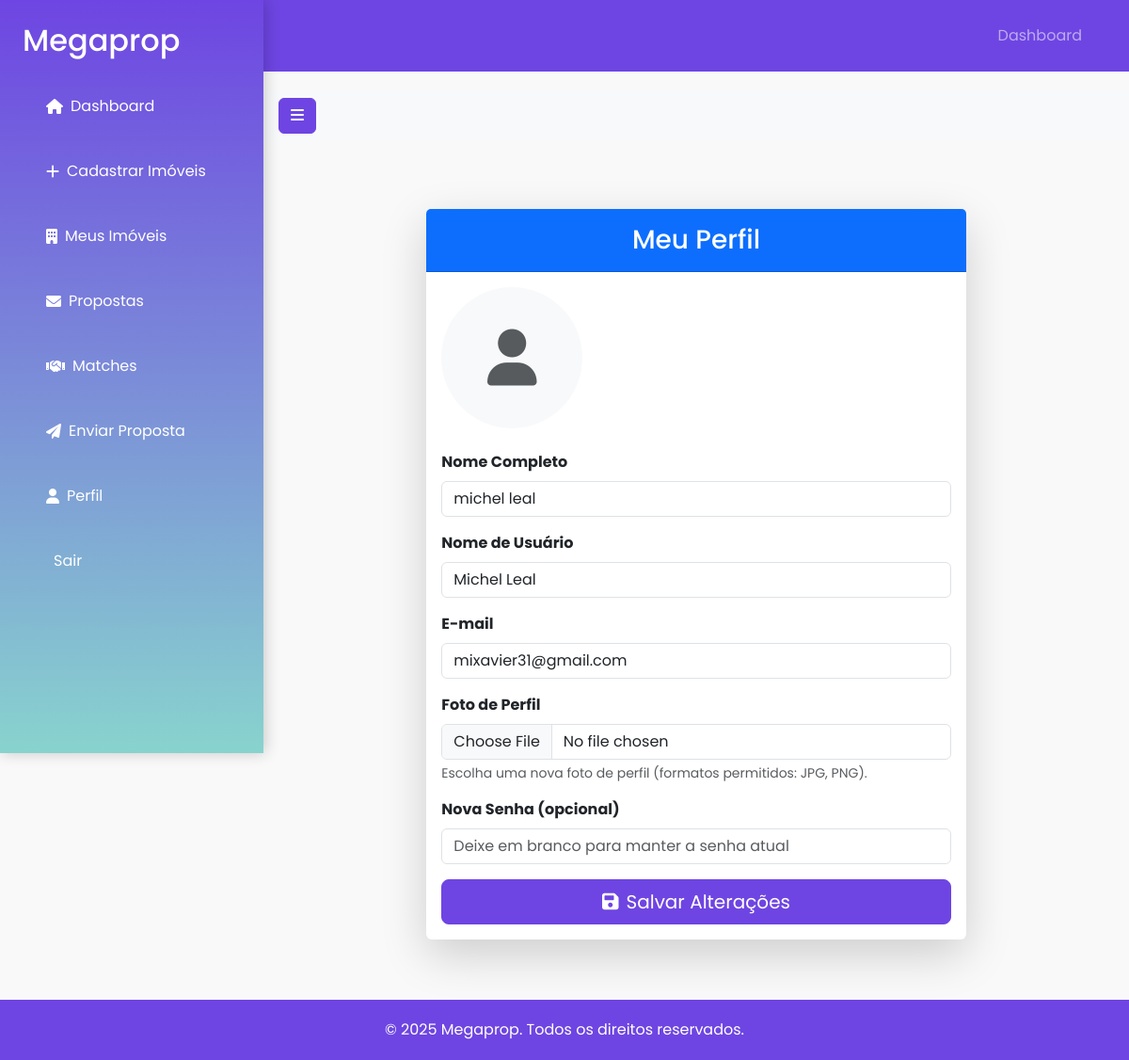
/profile (signed in), run on an earlier commit of the app's database.
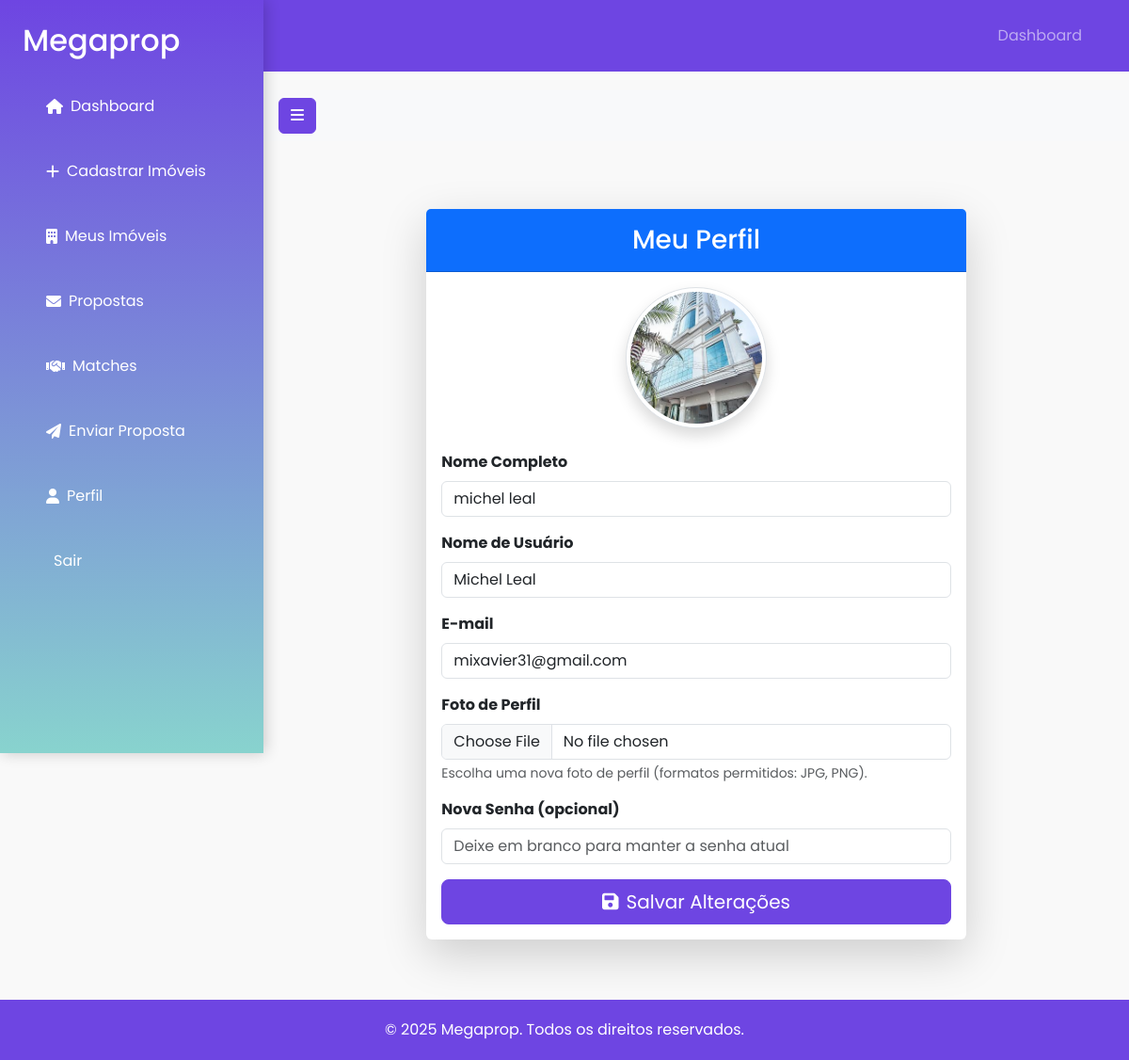
And on a later commit of the database.
### app/models.py (models this page shows, shortened)
class User(UserMixin, db.Model):
    __tablename__ = 'user'
    id = db.Column(db.Integer, primary_key=True)
    name = db.Column(db.String(100), nullable=False)  # Nome completo do usuário
    usertitle = db.Column(db.String(80), unique=True, nullable=False, index=True)  # Nome de usuário
    email = db.Column(db.String(120), unique=True, nullable=False, index=True)
    password = db.Column(db.String(200), nullable=False)
    role = db.Column(db.String(50), nullable=False, default='user')  # Papel: admin, user, corretor, etc.
    user_type = db.Column(db.String(50), nullable=False, default='individual')  # Tipo: individual, empresa, etc.
    preferred_locations = db.Column(db.String(500), nullable=True)  # Locações preferidas pelo usuário
    phone = db.Column(db.String(20), nullable=True)  # Número de telefone
    profile_picture = db.Column(db.String(200), nullable=True)  # URL da foto de perfil
    created_at = db.Column(db.DateTime, default=datetime.utcnow)
    last_login = db.Column(db.DateTime, nullable=True)
    properties = db.relationship('Property', back_populates='owner', lazy='dynamic', cascade='all, delete-orphan')
    sent_proposals = db.relationship('Proposal', foreign_keys='Proposal.sender_id', back_populates='sender')
    received_proposals = db.relationship('Proposal', foreign_keys='Proposal.receiver_id', back_populates='receiver')
    activities = db.relationship('Activity', back_populates='user', lazy='dynamic')
    matches = db.relationship('Match', foreign_keys='Match.user_id', back_populates='user')
    received_matches = db.relationship('Match', foreign_keys='Match.matched_user_id', back_populates='matched_user')
    notifications = db.relationship('Notification', back_populates='user', lazy='dynamic')

### app/routes.py (the view, shortened to what this page needs)
@main.route('/profile', methods=['GET', 'POST'])
@login_required
def profile():
    form = UpdateProfileForm()
    form.name.data = current_user.name
    form.usertitle.data = current_user.usertitle
    form.email.data = current_user.email
    form.phone.data = current_user.phone if hasattr(current_user, 'phone') else None
    return render_template('profile.html', form=form)

### app/templates/profile.html (shortened to what this page needs)
{% extends "base.html" %}
{% block content %}
<div class="container mt-5">
    <div class="row justify-content-center">
        <div class="col-md-8">
            <div class="card shadow-lg border-0">
                <div class="card-header bg-primary text-white text-center py-3">
                    <h3 class="mb-0">Meu Perfil</h3>
                </div>
                <div class="card-body">
                    <div class="text-center mb-4">
                        {% if current_user.profile_picture %}
                            <img id="profile-preview"
                                 src="{{ url_for('static', filename='profile_pics/' + current_user.profile_picture) }}"
                                 class="img-thumbnail rounded-circle shadow"
                                 style="width: 150px; height: 150px; object-fit: cover;">
                        {% else %}
                            <div id="default-profile"
                                 class="bg-light rounded-circle d-flex align-items-center justify-content-center text-muted"
                                 style="width: 150px; height: 150px; font-size: 60px;">
                                <i class="fas fa-user"></i>
                            </div>
                        {% endif %}
                    </div>
                    <form method="POST" enctype="multipart/form-data" id="profile-form">
                        <div class="mb-3">
                            {{ form.name.label(class="form-label fw-bold") }}
                            {{ form.name(class="form-control", placeholder="Seu nome completo") }}
                        </div>
                        <div class="mb-3">
                            {{ form.usertitle.label(class="form-label fw-bold") }}
                            {{ form.usertitle(class="form-control", placeholder="Nome de usuário único") }}
                        </div>
                        <div class="mb-3">
                            {{ form.email.label(class="form-label fw-bold") }}
                            {{ form.email(class="form-control", placeholder="seuemail@example.com") }}
                        </div>
                        <div class="mb-3">
                            {{ form.profile_pic.label(class="form-label fw-bold") }}
                            {{ form.profile_pic(class="form-control", id="profile-pic-input") }}
                            <small class="text-muted d-block mt-1">Escolha uma nova foto de perfil (formatos permitidos: JPG, PNG).</small>
                        </div>
                        <div class="mb-3">
                            {{ form.password.label(class="form-label fw-bold") }}
                            {{ form.password(class="form-control", placeholder="Deixe em branco para manter a senha atual") }}
                        </div>
                        <div class="d-grid gap-2">
                            <button type="submit" class="btn btn-primary btn-lg">
                                <i class="fas fa-save me-2"></i>Salvar Alterações
                            </button>
                        </div>
                    </form>
                </div>
            </div>
        </div>
    </div>
</div>
{% endblock %}

### app/templates/base.html (shortened to what this page needs)
<!DOCTYPE html>
<html lang="pt-br">
<head>
    <link href="https://cdn.jsdelivr.net/npm/bootstrap@5.3.0/dist/css/bootstrap.min.css" rel="stylesheet">
    <link rel="stylesheet" href="https://cdnjs.cloudflare.com/ajax/libs/font-awesome/6.0.0/css/all.min.css">
    <link rel="stylesheet" href="{{ url_for('static', filename='css/style.css') }}">
</head>
<body>
    <header>
        <nav class="navbar navbar-expand-lg navbar-dark">
            <div class="container">
                <div class="collapse navbar-collapse" id="navbarNav">
                    <ul class="navbar-nav ms-auto">
                        {% if current_user.is_authenticated %}
                            <li class="nav-item"><a class="nav-link" href="{{ url_for('main.dashboard') }}">Dashboard</a></li>
                        {% else %}
                            <li class="nav-item"><a class="nav-link" href="{{ url_for('main.register') }}">Cadastre-se</a></li>
                            <li class="nav-item"><a class="nav-link" href="{{ url_for('main.login') }}">Login</a></li>
                        {% endif %}
                    </ul>
                </div>
            </div>
        </nav>
    </header>
    <div class="wrapper">
        <nav id="sidebar" class="vh-100 position-fixed">
            <div class="p-4">
                <h2 class="mb-4">Megaprop</h2>
                <ul class="list-unstyled">
                    <li><a href="{{ url_for('main.dashboard') }}" class="nav-link"><i class="fas fa-home me-2"></i><span>Dashboard</span></a></li>
                    <li><a href="{{ url_for('main.add_property') }}" class="nav-link"><i class="fas fa-add me-2"></i><span>Cadastrar Imóveis</span></a></li>
                    <li><a href="{{ url_for('main.my_properties') }}" class="nav-link"><i class="fas fa-building me-2"></i><span>Meus Imóveis</span></a></li>
                    <li><a href="{{ url_for('main.received_proposals') }}" class="nav-link"><i class="fas fa-envelope me-2"></i><span>Propostas</span></a></li>
                    <li><a href="{{ url_for('main.match') }}" class="nav-link"><i class="fas fa-handshake me-2"></i><span>Matches</span></a></li>
                    <li><a href="{{ url_for('main.send_proposal') }}" class="nav-link"><i class="fas fa-paper-plane me-2"></i><span>Enviar Proposta</span></a></li>
                    <li><a href="{{ url_for('main.profile') }}" class="nav-link"><i class="fas fa-user me-2"></i><span>Perfil</span></a></li>
                    <li><a href="{{ url_for('main.logout') }}" class="nav-link"><span>Sair</span></a></li>
                </ul>
            </div>
        </nav>
        <div id="content" class="p-0">
            <nav class="navbar navbar-light bg-light">
                <button id="sidebarToggle" class="btn btn-primary ms-3">
                    <i class="fas fa-bars"></i>
            </nav>
            <div class="container py-4">
                {% block content %}{% endblock %}
            </div>
        </div>
    </div>
    <footer>
        <div class="container">
            <p class="mb-0">&copy; 2025 Megaprop. Todos os direitos reservados.</p>
        </div>
    </footer>
</body>
</html>

### app/static/css/style.css (style rules this page uses)
#sidebar { min-width: 280px; max-width: 280px; background: linear-gradient(180deg, var(--primary-color), var(--secondary-color)); color: white; transition: all 0.3s ease-in-out; position: fixed; top: 0; left: 0; height: 100vh; z-index: 1000; overflow-y: auto; box-shadow: 2px 0 15px rgba(0, 0, 0, 0.2); }
#sidebar ul { list-style: none; padding: 0; margin: 0; }
#sidebar ul li { margin: 15px 0; }
#sidebar ul li a { color: black; text-decoration: none; display: flex; align-items: center; padding: 10px 15px; border-radius: 5px; transition: all 0.3s ease; }

### app/templates/base.html (style rules this page uses)
body { font-family: 'Poppins', sans-serif; background-color: #f9f9f9; margin: 0; padding: 0; color: #333; }
header { background-color: #6e45e2; padding: 10px 0; }
footer { background-color: #6e45e2; color: white; text-align: center; padding: 20px 0; margin-top: 40px; }
.btn-primary { background-color: #6e45e2; border-color: #6e45e2; }
#sidebar { min-width: 280px; max-width: 280px; background: linear-gradient(180deg, #6e45e2, #88d3ce); color: white; transition: all 0.3s ease-in-out; position: fixed; top: 0; left: 0; height: 100vh; z-index: 1000; overflow-y: auto; box-shadow: 2px 0 15px rgba(0, 0, 0, 0.2); }
#sidebar .nav-link { color: white !important; padding: 15px 25px; border-radius: 8px; margin: 5px 0; display: flex; align-items: center; transition: all 0.3s ease-in-out; }
#content { width: calc(100% - 280px); margin-left: 280px; transition: all 0.3s ease-in-out; }

What changed in the data, as far as the page shows it:
changed User "michel leal": profile_picture: picture added
